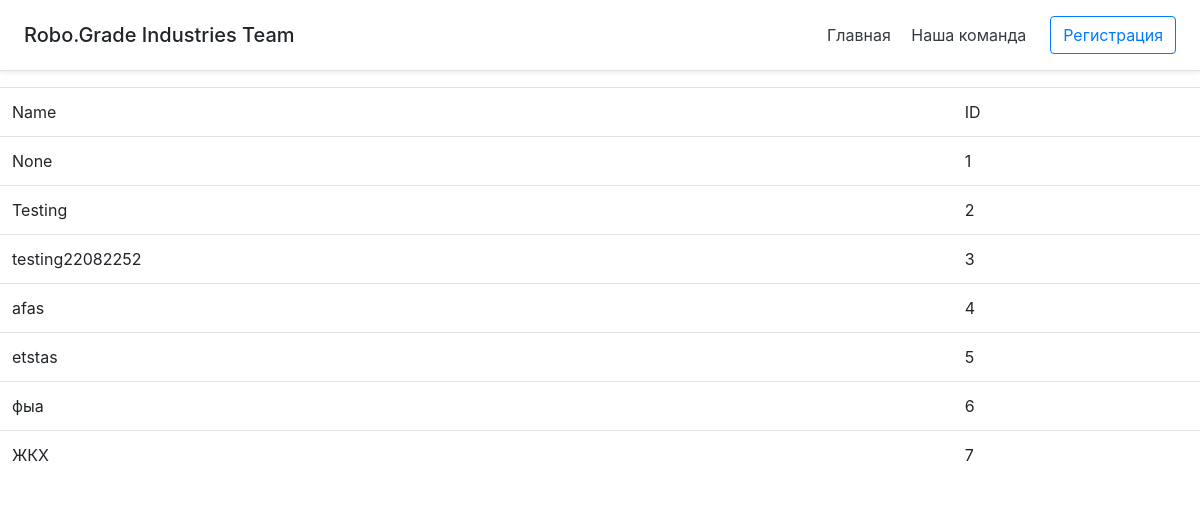
Before: /listArticles with the older database file.
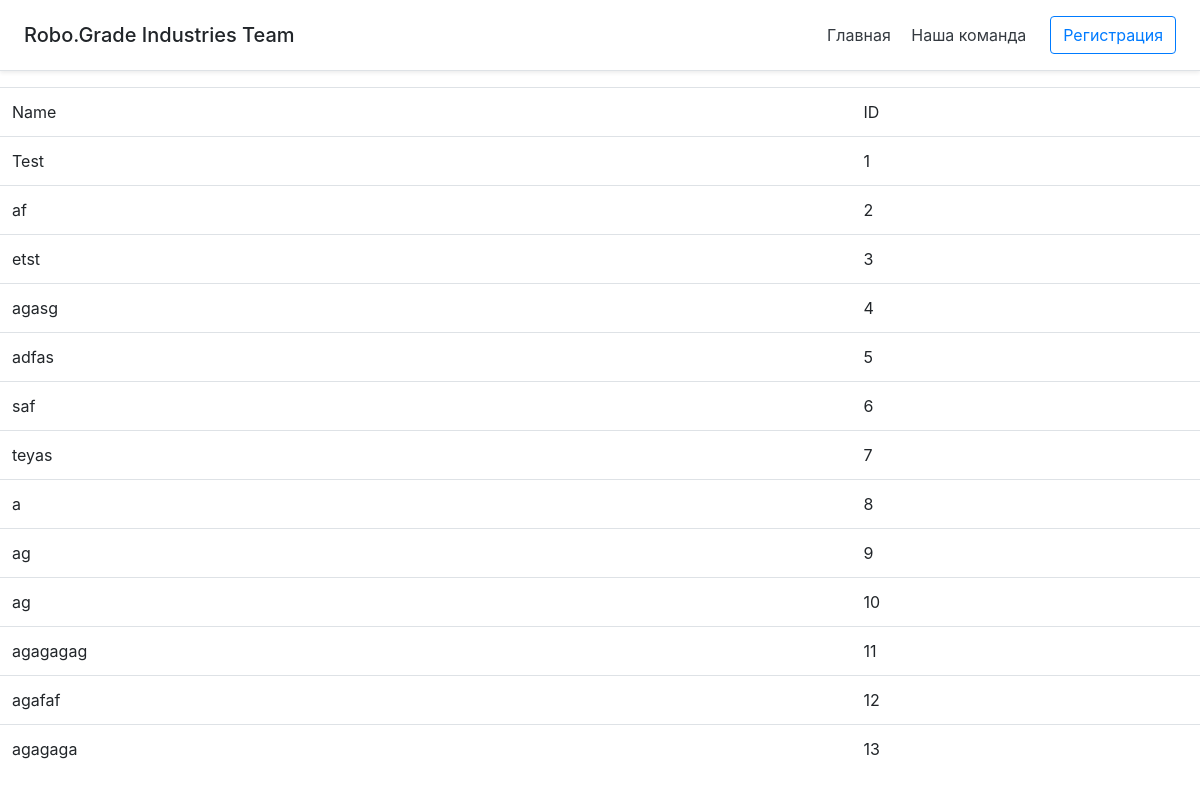
After: the same page with the newer database file.
### tables this page shows
CREATE TABLE "articles" (
	"id"	INTEGER,
	"title"	TEXT,
	"desc"	TEXT,
	"byUserid"	INTEGER,
	"isAccepted"	INTEGER,
	"imgPath"	TEXT,
	PRIMARY KEY("id" AUTOINCREMENT),
	UNIQUE("id")
);

### main.py (the view)
@app.route('/listArticles')
def listArticles():
    global username, users
    cursor.execute("SELECT * from articles")
    dict = cursor.fetchall()
    if getUser().id == None:
        return render_template("articleList.html", username="You is not logged", dict=dict, logged=False)
    else:
        return render_template("articleList.html", username=getUser().firstname + " " + getUser().lastname, dict=dict, logged=True)

### main.py (called while the page is built)
def getUser():
    global users
    user = User()
    for i in range(0, len(users)):
        if users[i][0] == request.remote_addr:
            return users[i][1]
    return user

### templates/articleList.html (shortened to what this page needs)
{% extends 'base.html' %}
{% block content %}
<table class="table table-hover" id="example">
    <tr>
        <td>Name</td> <td>ID</td>
    </tr>
	{% for item in dict %}
		<tr id="tablerow" onclick="test({{ item[0] }})">
			<td>{{ item[1] }}</td> <td>{{ item[0] }}</td>
		</tr>
	{% endfor %}
</table>
{% endblock %}

Changed rows visible on the page:
changed articles id 1: title "None" → "Test"
changed articles id 2: title "Testing" → "af"
changed articles id 3: title "testing22082252" → "etst"
changed articles id 4: title "afas" → "agasg"
changed articles id 5: title "etstas" → "adfas"
changed articles id 6: title "фыа" → "saf"
changed articles id 7: title "ЖКХ" → "teyas"
added articles: title "a", id "8"
added articles: title "ag", id "9"
added articles: title "ag", id "10"
added articles: title "agagagag", id "11"
added articles: title "agafaf", id "12"
added articles: title "agagaga", id "13"
